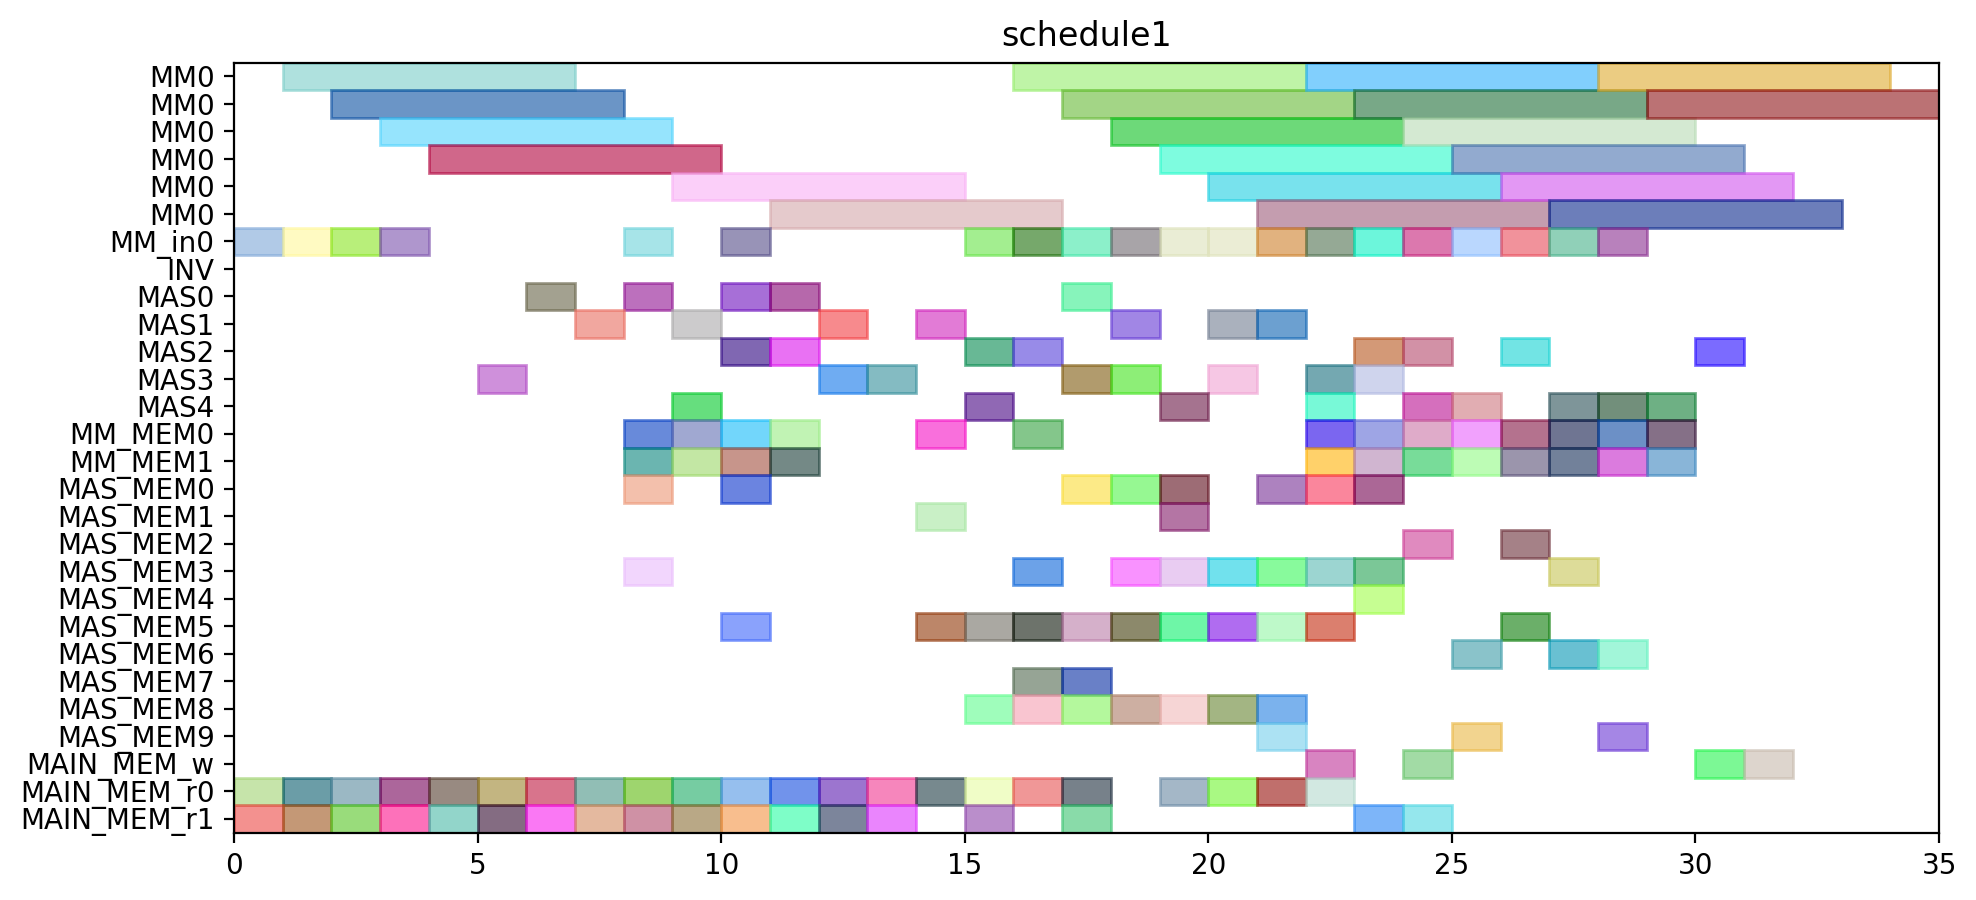

Write the Python code that produced this figure.
from pyschedule import Scenario, solvers, plotters, alt


def solve():
	horizon = 105
	S = Scenario("schedule1", horizon=horizon)

	# resource
	MM = S.Resources('MM', num=1, size=6)
	MM_in = S.Resources('MM_in', num=1)
	INV = S.Resource('INV')
	MAS = S.Resources('MAS', num=5, size=1, periods=range(1, horizon))
	MM_MEM = S.Resources('MM_MEM', num=2)
	MAS_MEM = S.Resources('MAS_MEM', num=10)
	MAIN_MEM_w = S.Resource('MAIN_MEM_w', size=1)
	MAIN_MEM_r = S.Resources('MAIN_MEM_r', num=2)

	# result of previous scheduling
	t0_t1_in = S.Task('t0_t1_in', length=1, delay_cost=1)
	S += t0_t1_in >= 0
	t0_t1_in += MM_in[0]

	t0_t1_mem0 = S.Task('t0_t1_mem0', length=1, delay_cost=1)
	S += t0_t1_mem0 >= 0
	t0_t1_mem0 += MAIN_MEM_r[0]

	t0_t1_mem1 = S.Task('t0_t1_mem1', length=1, delay_cost=1)
	S += t0_t1_mem1 >= 0
	t0_t1_mem1 += MAIN_MEM_r[1]

	t0_t1 = S.Task('t0_t1', length=6, delay_cost=1)
	S += t0_t1 >= 1
	t0_t1 += MM[0]

	t2_t1_in = S.Task('t2_t1_in', length=1, delay_cost=1)
	S += t2_t1_in >= 1
	t2_t1_in += MM_in[0]

	t2_t1_mem0 = S.Task('t2_t1_mem0', length=1, delay_cost=1)
	S += t2_t1_mem0 >= 1
	t2_t1_mem0 += MAIN_MEM_r[0]

	t2_t1_mem1 = S.Task('t2_t1_mem1', length=1, delay_cost=1)
	S += t2_t1_mem1 >= 1
	t2_t1_mem1 += MAIN_MEM_r[1]

	t0_t0_in = S.Task('t0_t0_in', length=1, delay_cost=1)
	S += t0_t0_in >= 2
	t0_t0_in += MM_in[0]

	t0_t0_mem0 = S.Task('t0_t0_mem0', length=1, delay_cost=1)
	S += t0_t0_mem0 >= 2
	t0_t0_mem0 += MAIN_MEM_r[0]

	t0_t0_mem1 = S.Task('t0_t0_mem1', length=1, delay_cost=1)
	S += t0_t0_mem1 >= 2
	t0_t0_mem1 += MAIN_MEM_r[1]

	t2_t1 = S.Task('t2_t1', length=6, delay_cost=1)
	S += t2_t1 >= 2
	t2_t1 += MM[0]

	t0_t0 = S.Task('t0_t0', length=6, delay_cost=1)
	S += t0_t0 >= 3
	t0_t0 += MM[0]

	t2_t0_in = S.Task('t2_t0_in', length=1, delay_cost=1)
	S += t2_t0_in >= 3
	t2_t0_in += MM_in[0]

	t2_t0_mem0 = S.Task('t2_t0_mem0', length=1, delay_cost=1)
	S += t2_t0_mem0 >= 3
	t2_t0_mem0 += MAIN_MEM_r[0]

	t2_t0_mem1 = S.Task('t2_t0_mem1', length=1, delay_cost=1)
	S += t2_t0_mem1 >= 3
	t2_t0_mem1 += MAIN_MEM_r[1]

	t17_t2_mem0 = S.Task('t17_t2_mem0', length=1, delay_cost=1)
	S += t17_t2_mem0 >= 4
	t17_t2_mem0 += MAIN_MEM_r[0]

	t17_t2_mem1 = S.Task('t17_t2_mem1', length=1, delay_cost=1)
	S += t17_t2_mem1 >= 4
	t17_t2_mem1 += MAIN_MEM_r[1]

	t2_t0 = S.Task('t2_t0', length=6, delay_cost=1)
	S += t2_t0 >= 4
	t2_t0 += MM[0]

	t0_t2_mem0 = S.Task('t0_t2_mem0', length=1, delay_cost=1)
	S += t0_t2_mem0 >= 5
	t0_t2_mem0 += MAIN_MEM_r[0]

	t0_t2_mem1 = S.Task('t0_t2_mem1', length=1, delay_cost=1)
	S += t0_t2_mem1 >= 5
	t0_t2_mem1 += MAIN_MEM_r[1]

	t17_t2 = S.Task('t17_t2', length=1, delay_cost=1)
	S += t17_t2 >= 5
	t17_t2 += MAS[3]

	t0_t2 = S.Task('t0_t2', length=1, delay_cost=1)
	S += t0_t2 >= 6
	t0_t2 += MAS[0]

	t2_t3_mem0 = S.Task('t2_t3_mem0', length=1, delay_cost=1)
	S += t2_t3_mem0 >= 6
	t2_t3_mem0 += MAIN_MEM_r[0]

	t2_t3_mem1 = S.Task('t2_t3_mem1', length=1, delay_cost=1)
	S += t2_t3_mem1 >= 6
	t2_t3_mem1 += MAIN_MEM_r[1]

	t2_t2_mem0 = S.Task('t2_t2_mem0', length=1, delay_cost=1)
	S += t2_t2_mem0 >= 7
	t2_t2_mem0 += MAIN_MEM_r[0]

	t2_t2_mem1 = S.Task('t2_t2_mem1', length=1, delay_cost=1)
	S += t2_t2_mem1 >= 7
	t2_t2_mem1 += MAIN_MEM_r[1]

	t2_t3 = S.Task('t2_t3', length=1, delay_cost=1)
	S += t2_t3 >= 7
	t2_t3 += MAS[1]

	new_TZ_t2_mem0 = S.Task('new_TZ_t2_mem0', length=1, delay_cost=1)
	S += new_TZ_t2_mem0 >= 8
	new_TZ_t2_mem0 += MAIN_MEM_r[0]

	new_TZ_t2_mem1 = S.Task('new_TZ_t2_mem1', length=1, delay_cost=1)
	S += new_TZ_t2_mem1 >= 8
	new_TZ_t2_mem1 += MAIN_MEM_r[1]

	t2_t2 = S.Task('t2_t2', length=1, delay_cost=1)
	S += t2_t2 >= 8
	t2_t2 += MAS[0]

	new_TZ_t2 = S.Task('new_TZ_t2', length=1, delay_cost=1)
	S += new_TZ_t2 >= 9
	new_TZ_t2 += MAS[4]

	t0_t3_mem0 = S.Task('t0_t3_mem0', length=1, delay_cost=1)
	S += t0_t3_mem0 >= 9
	t0_t3_mem0 += MAIN_MEM_r[0]

	t0_t3_mem1 = S.Task('t0_t3_mem1', length=1, delay_cost=1)
	S += t0_t3_mem1 >= 9
	t0_t3_mem1 += MAIN_MEM_r[1]

	t0_t3 = S.Task('t0_t3', length=1, delay_cost=1)
	S += t0_t3 >= 10
	t0_t3 += MAS[2]

	t14_t2_mem0 = S.Task('t14_t2_mem0', length=1, delay_cost=1)
	S += t14_t2_mem0 >= 10
	t14_t2_mem0 += MAIN_MEM_r[0]

	t14_t2_mem1 = S.Task('t14_t2_mem1', length=1, delay_cost=1)
	S += t14_t2_mem1 >= 10
	t14_t2_mem1 += MAIN_MEM_r[1]

	t14_t2 = S.Task('t14_t2', length=1, delay_cost=1)
	S += t14_t2 >= 11
	t14_t2 += MAS[0]

	t9_t2_mem0 = S.Task('t9_t2_mem0', length=1, delay_cost=1)
	S += t9_t2_mem0 >= 11
	t9_t2_mem0 += MAIN_MEM_r[0]

	t9_t2_mem1 = S.Task('t9_t2_mem1', length=1, delay_cost=1)
	S += t9_t2_mem1 >= 11
	t9_t2_mem1 += MAIN_MEM_r[1]

	t16_t2_mem0 = S.Task('t16_t2_mem0', length=1, delay_cost=1)
	S += t16_t2_mem0 >= 12
	t16_t2_mem0 += MAIN_MEM_r[0]

	t16_t2_mem1 = S.Task('t16_t2_mem1', length=1, delay_cost=1)
	S += t16_t2_mem1 >= 12
	t16_t2_mem1 += MAIN_MEM_r[1]

	t9_t2 = S.Task('t9_t2', length=1, delay_cost=1)
	S += t9_t2 >= 12
	t9_t2 += MAS[1]

	t16_t2 = S.Task('t16_t2', length=1, delay_cost=1)
	S += t16_t2 >= 13
	t16_t2 += MAS[3]

	t7_t2_mem0 = S.Task('t7_t2_mem0', length=1, delay_cost=1)
	S += t7_t2_mem0 >= 13
	t7_t2_mem0 += MAIN_MEM_r[0]

	t7_t2_mem1 = S.Task('t7_t2_mem1', length=1, delay_cost=1)
	S += t7_t2_mem1 >= 13
	t7_t2_mem1 += MAIN_MEM_r[1]

	t7_t2 = S.Task('t7_t2', length=1, delay_cost=1)
	S += t7_t2 >= 14
	t7_t2 += MAS[1]


	# new tasks
	t0_t4_in = S.Task('t0_t4_in', length=1, delay_cost=1)
	t0_t4_in += alt(MM_in)
	t0_t4 = S.Task('t0_t4', length=6, delay_cost=1)
	t0_t4 += alt(MM)
	S += t0_t4>=t0_t4_in

	t0_t4_mem0 = S.Task('t0_t4_mem0', length=1, delay_cost=1)
	t0_t4_mem0 += MAS_MEM[0]
	S += 6 < t0_t4_mem0
	S += t0_t4_mem0 <= t0_t4

	t0_t4_mem1 = S.Task('t0_t4_mem1', length=1, delay_cost=1)
	t0_t4_mem1 += MAS_MEM[5]
	S += 10 < t0_t4_mem1
	S += t0_t4_mem1 <= t0_t4

	t00 = S.Task('t00', length=1, delay_cost=1)
	t00 += alt(MAS)

	t00_mem0 = S.Task('t00_mem0', length=1, delay_cost=1)
	t00_mem0 += MM_MEM[0]
	S += 8 < t00_mem0
	S += t00_mem0 <= t00

	t00_mem1 = S.Task('t00_mem1', length=1, delay_cost=1)
	t00_mem1 += MM_MEM[1]
	S += 6 < t00_mem1
	S += t00_mem1 <= t00

	t0_t5 = S.Task('t0_t5', length=1, delay_cost=1)
	t0_t5 += alt(MAS)

	t0_t5_mem0 = S.Task('t0_t5_mem0', length=1, delay_cost=1)
	t0_t5_mem0 += MM_MEM[0]
	S += 8 < t0_t5_mem0
	S += t0_t5_mem0 <= t0_t5

	t0_t5_mem1 = S.Task('t0_t5_mem1', length=1, delay_cost=1)
	t0_t5_mem1 += MM_MEM[1]
	S += 6 < t0_t5_mem1
	S += t0_t5_mem1 <= t0_t5

	t2_t4_in = S.Task('t2_t4_in', length=1, delay_cost=1)
	t2_t4_in += alt(MM_in)
	t2_t4 = S.Task('t2_t4', length=6, delay_cost=1)
	t2_t4 += alt(MM)
	S += t2_t4>=t2_t4_in

	t2_t4_mem0 = S.Task('t2_t4_mem0', length=1, delay_cost=1)
	t2_t4_mem0 += MAS_MEM[0]
	S += 8 < t2_t4_mem0
	S += t2_t4_mem0 <= t2_t4

	t2_t4_mem1 = S.Task('t2_t4_mem1', length=1, delay_cost=1)
	t2_t4_mem1 += MAS_MEM[3]
	S += 7 < t2_t4_mem1
	S += t2_t4_mem1 <= t2_t4

	t20 = S.Task('t20', length=1, delay_cost=1)
	t20 += alt(MAS)

	t20_mem0 = S.Task('t20_mem0', length=1, delay_cost=1)
	t20_mem0 += MM_MEM[0]
	S += 9 < t20_mem0
	S += t20_mem0 <= t20

	t20_mem1 = S.Task('t20_mem1', length=1, delay_cost=1)
	t20_mem1 += MM_MEM[1]
	S += 7 < t20_mem1
	S += t20_mem1 <= t20

	t2_t5 = S.Task('t2_t5', length=1, delay_cost=1)
	t2_t5 += alt(MAS)

	t2_t5_mem0 = S.Task('t2_t5_mem0', length=1, delay_cost=1)
	t2_t5_mem0 += MM_MEM[0]
	S += 9 < t2_t5_mem0
	S += t2_t5_mem0 <= t2_t5

	t2_t5_mem1 = S.Task('t2_t5_mem1', length=1, delay_cost=1)
	t2_t5_mem1 += MM_MEM[1]
	S += 7 < t2_t5_mem1
	S += t2_t5_mem1 <= t2_t5

	t01 = S.Task('t01', length=1, delay_cost=1)
	t01 += alt(MAS)

	t01_mem0 = S.Task('t01_mem0', length=1, delay_cost=1)
	t01_mem0 += alt(MM_MEM)
	S += (t0_t4*MM[0])-1 < t01_mem0*MM_MEM[0]
	S += t01_mem0 <= t01

	t01_mem1 = S.Task('t01_mem1', length=1, delay_cost=1)
	t01_mem1 += alt(MAS_MEM)
	S += (t0_t5*MAS[0])-1 < t01_mem1*MAS_MEM[1]
	S += (t0_t5*MAS[1])-1 < t01_mem1*MAS_MEM[3]
	S += (t0_t5*MAS[2])-1 < t01_mem1*MAS_MEM[5]
	S += (t0_t5*MAS[3])-1 < t01_mem1*MAS_MEM[7]
	S += (t0_t5*MAS[4])-1 < t01_mem1*MAS_MEM[9]
	S += t01_mem1 <= t01

	t10 = S.Task('t10', length=1, delay_cost=1)
	t10 += alt(MAS)

	t10_mem0 = S.Task('t10_mem0', length=1, delay_cost=1)
	t10_mem0 += MAIN_MEM_r[0]
	S += t10_mem0 <= t10

	t10_mem1 = S.Task('t10_mem1', length=1, delay_cost=1)
	t10_mem1 += alt(MAS_MEM)
	S += (t00*MAS[0])-1 < t10_mem1*MAS_MEM[1]
	S += (t00*MAS[1])-1 < t10_mem1*MAS_MEM[3]
	S += (t00*MAS[2])-1 < t10_mem1*MAS_MEM[5]
	S += (t00*MAS[3])-1 < t10_mem1*MAS_MEM[7]
	S += (t00*MAS[4])-1 < t10_mem1*MAS_MEM[9]
	S += t10_mem1 <= t10

	t21 = S.Task('t21', length=1, delay_cost=1)
	t21 += alt(MAS)

	t21_mem0 = S.Task('t21_mem0', length=1, delay_cost=1)
	t21_mem0 += alt(MM_MEM)
	S += (t2_t4*MM[0])-1 < t21_mem0*MM_MEM[0]
	S += t21_mem0 <= t21

	t21_mem1 = S.Task('t21_mem1', length=1, delay_cost=1)
	t21_mem1 += alt(MAS_MEM)
	S += (t2_t5*MAS[0])-1 < t21_mem1*MAS_MEM[1]
	S += (t2_t5*MAS[1])-1 < t21_mem1*MAS_MEM[3]
	S += (t2_t5*MAS[2])-1 < t21_mem1*MAS_MEM[5]
	S += (t2_t5*MAS[3])-1 < t21_mem1*MAS_MEM[7]
	S += (t2_t5*MAS[4])-1 < t21_mem1*MAS_MEM[9]
	S += t21_mem1 <= t21

	t30 = S.Task('t30', length=1, delay_cost=1)
	t30 += alt(MAS)

	t30_mem0 = S.Task('t30_mem0', length=1, delay_cost=1)
	t30_mem0 += MAIN_MEM_r[0]
	S += t30_mem0 <= t30

	t30_mem1 = S.Task('t30_mem1', length=1, delay_cost=1)
	t30_mem1 += alt(MAS_MEM)
	S += (t20*MAS[0])-1 < t30_mem1*MAS_MEM[1]
	S += (t20*MAS[1])-1 < t30_mem1*MAS_MEM[3]
	S += (t20*MAS[2])-1 < t30_mem1*MAS_MEM[5]
	S += (t20*MAS[3])-1 < t30_mem1*MAS_MEM[7]
	S += (t20*MAS[4])-1 < t30_mem1*MAS_MEM[9]
	S += t30_mem1 <= t30

	t11 = S.Task('t11', length=1, delay_cost=1)
	t11 += alt(MAS)

	t11_mem0 = S.Task('t11_mem0', length=1, delay_cost=1)
	t11_mem0 += MAIN_MEM_r[0]
	S += t11_mem0 <= t11

	t11_mem1 = S.Task('t11_mem1', length=1, delay_cost=1)
	t11_mem1 += alt(MAS_MEM)
	S += (t01*MAS[0])-1 < t11_mem1*MAS_MEM[1]
	S += (t01*MAS[1])-1 < t11_mem1*MAS_MEM[3]
	S += (t01*MAS[2])-1 < t11_mem1*MAS_MEM[5]
	S += (t01*MAS[3])-1 < t11_mem1*MAS_MEM[7]
	S += (t01*MAS[4])-1 < t11_mem1*MAS_MEM[9]
	S += t11_mem1 <= t11

	t31 = S.Task('t31', length=1, delay_cost=1)
	t31 += alt(MAS)

	t31_mem0 = S.Task('t31_mem0', length=1, delay_cost=1)
	t31_mem0 += MAIN_MEM_r[0]
	S += t31_mem0 <= t31

	t31_mem1 = S.Task('t31_mem1', length=1, delay_cost=1)
	t31_mem1 += alt(MAS_MEM)
	S += (t21*MAS[0])-1 < t31_mem1*MAS_MEM[1]
	S += (t21*MAS[1])-1 < t31_mem1*MAS_MEM[3]
	S += (t21*MAS[2])-1 < t31_mem1*MAS_MEM[5]
	S += (t21*MAS[3])-1 < t31_mem1*MAS_MEM[7]
	S += (t21*MAS[4])-1 < t31_mem1*MAS_MEM[9]
	S += t31_mem1 <= t31

	c010_in = S.Task('c010_in', length=1, delay_cost=1)
	c010_in += alt(MM_in)
	c010 = S.Task('c010', length=6, delay_cost=1)
	c010 += alt(MM)
	S += c010>=c010_in

	S += 0<c010

	c010_mem0 = S.Task('c010_mem0', length=1, delay_cost=1)
	c010_mem0 += alt(MAS_MEM)
	S += (t30*MAS[0])-1 < c010_mem0*MAS_MEM[0]
	S += (t30*MAS[1])-1 < c010_mem0*MAS_MEM[2]
	S += (t30*MAS[2])-1 < c010_mem0*MAS_MEM[4]
	S += (t30*MAS[3])-1 < c010_mem0*MAS_MEM[6]
	S += (t30*MAS[4])-1 < c010_mem0*MAS_MEM[8]
	S += c010_mem0 <= c010

	c010_mem1 = S.Task('c010_mem1', length=1, delay_cost=1)
	c010_mem1 += MAIN_MEM_r[1]
	S += c010_mem1 <= c010

	c010_w = S.Task('c010_w', length=1, delay_cost=1)
	c010_w += alt(MAIN_MEM_w)
	S += c010 <= c010_w

	c200_in = S.Task('c200_in', length=1, delay_cost=1)
	c200_in += alt(MM_in)
	c200 = S.Task('c200', length=6, delay_cost=1)
	c200 += alt(MM)
	S += c200>=c200_in

	S += 0<c200

	c200_mem0 = S.Task('c200_mem0', length=1, delay_cost=1)
	c200_mem0 += alt(MAS_MEM)
	S += (t10*MAS[0])-1 < c200_mem0*MAS_MEM[0]
	S += (t10*MAS[1])-1 < c200_mem0*MAS_MEM[2]
	S += (t10*MAS[2])-1 < c200_mem0*MAS_MEM[4]
	S += (t10*MAS[3])-1 < c200_mem0*MAS_MEM[6]
	S += (t10*MAS[4])-1 < c200_mem0*MAS_MEM[8]
	S += c200_mem0 <= c200

	c200_mem1 = S.Task('c200_mem1', length=1, delay_cost=1)
	c200_mem1 += MAIN_MEM_r[1]
	S += c200_mem1 <= c200

	c200_w = S.Task('c200_w', length=1, delay_cost=1)
	c200_w += alt(MAIN_MEM_w)
	S += c200 <= c200_w

	t16_t0_in = S.Task('t16_t0_in', length=1, delay_cost=1)
	t16_t0_in += alt(MM_in)
	t16_t0 = S.Task('t16_t0', length=6, delay_cost=1)
	t16_t0 += alt(MM)
	S += t16_t0>=t16_t0_in

	t16_t0_mem0 = S.Task('t16_t0_mem0', length=1, delay_cost=1)
	t16_t0_mem0 += MAIN_MEM_r[0]
	S += t16_t0_mem0 <= t16_t0

	t16_t0_mem1 = S.Task('t16_t0_mem1', length=1, delay_cost=1)
	t16_t0_mem1 += alt(MAS_MEM)
	S += (t30*MAS[0])-1 < t16_t0_mem1*MAS_MEM[1]
	S += (t30*MAS[1])-1 < t16_t0_mem1*MAS_MEM[3]
	S += (t30*MAS[2])-1 < t16_t0_mem1*MAS_MEM[5]
	S += (t30*MAS[3])-1 < t16_t0_mem1*MAS_MEM[7]
	S += (t30*MAS[4])-1 < t16_t0_mem1*MAS_MEM[9]
	S += t16_t0_mem1 <= t16_t0

	t17_t0_in = S.Task('t17_t0_in', length=1, delay_cost=1)
	t17_t0_in += alt(MM_in)
	t17_t0 = S.Task('t17_t0', length=6, delay_cost=1)
	t17_t0 += alt(MM)
	S += t17_t0>=t17_t0_in

	t17_t0_mem0 = S.Task('t17_t0_mem0', length=1, delay_cost=1)
	t17_t0_mem0 += MAIN_MEM_r[0]
	S += t17_t0_mem0 <= t17_t0

	t17_t0_mem1 = S.Task('t17_t0_mem1', length=1, delay_cost=1)
	t17_t0_mem1 += alt(MAS_MEM)
	S += (t10*MAS[0])-1 < t17_t0_mem1*MAS_MEM[1]
	S += (t10*MAS[1])-1 < t17_t0_mem1*MAS_MEM[3]
	S += (t10*MAS[2])-1 < t17_t0_mem1*MAS_MEM[5]
	S += (t10*MAS[3])-1 < t17_t0_mem1*MAS_MEM[7]
	S += (t10*MAS[4])-1 < t17_t0_mem1*MAS_MEM[9]
	S += t17_t0_mem1 <= t17_t0

	t4_t0 = S.Task('t4_t0', length=1, delay_cost=1)
	t4_t0 += alt(MAS)

	t4_t0_mem0 = S.Task('t4_t0_mem0', length=1, delay_cost=1)
	t4_t0_mem0 += alt(MAS_MEM)
	S += (t10*MAS[0])-1 < t4_t0_mem0*MAS_MEM[0]
	S += (t10*MAS[1])-1 < t4_t0_mem0*MAS_MEM[2]
	S += (t10*MAS[2])-1 < t4_t0_mem0*MAS_MEM[4]
	S += (t10*MAS[3])-1 < t4_t0_mem0*MAS_MEM[6]
	S += (t10*MAS[4])-1 < t4_t0_mem0*MAS_MEM[8]
	S += t4_t0_mem0 <= t4_t0

	t4_t0_mem1 = S.Task('t4_t0_mem1', length=1, delay_cost=1)
	t4_t0_mem1 += alt(MAS_MEM)
	S += (t11*MAS[0])-1 < t4_t0_mem1*MAS_MEM[1]
	S += (t11*MAS[1])-1 < t4_t0_mem1*MAS_MEM[3]
	S += (t11*MAS[2])-1 < t4_t0_mem1*MAS_MEM[5]
	S += (t11*MAS[3])-1 < t4_t0_mem1*MAS_MEM[7]
	S += (t11*MAS[4])-1 < t4_t0_mem1*MAS_MEM[9]
	S += t4_t0_mem1 <= t4_t0

	t4_t1 = S.Task('t4_t1', length=1, delay_cost=1)
	t4_t1 += alt(MAS)

	t4_t1_mem0 = S.Task('t4_t1_mem0', length=1, delay_cost=1)
	t4_t1_mem0 += alt(MAS_MEM)
	S += (t10*MAS[0])-1 < t4_t1_mem0*MAS_MEM[0]
	S += (t10*MAS[1])-1 < t4_t1_mem0*MAS_MEM[2]
	S += (t10*MAS[2])-1 < t4_t1_mem0*MAS_MEM[4]
	S += (t10*MAS[3])-1 < t4_t1_mem0*MAS_MEM[6]
	S += (t10*MAS[4])-1 < t4_t1_mem0*MAS_MEM[8]
	S += t4_t1_mem0 <= t4_t1

	t4_t1_mem1 = S.Task('t4_t1_mem1', length=1, delay_cost=1)
	t4_t1_mem1 += alt(MAS_MEM)
	S += (t11*MAS[0])-1 < t4_t1_mem1*MAS_MEM[1]
	S += (t11*MAS[1])-1 < t4_t1_mem1*MAS_MEM[3]
	S += (t11*MAS[2])-1 < t4_t1_mem1*MAS_MEM[5]
	S += (t11*MAS[3])-1 < t4_t1_mem1*MAS_MEM[7]
	S += (t11*MAS[4])-1 < t4_t1_mem1*MAS_MEM[9]
	S += t4_t1_mem1 <= t4_t1

	t4_t3_in = S.Task('t4_t3_in', length=1, delay_cost=1)
	t4_t3_in += alt(MM_in)
	t4_t3 = S.Task('t4_t3', length=6, delay_cost=1)
	t4_t3 += alt(MM)
	S += t4_t3>=t4_t3_in

	t4_t3_mem0 = S.Task('t4_t3_mem0', length=1, delay_cost=1)
	t4_t3_mem0 += alt(MAS_MEM)
	S += (t10*MAS[0])-1 < t4_t3_mem0*MAS_MEM[0]
	S += (t10*MAS[1])-1 < t4_t3_mem0*MAS_MEM[2]
	S += (t10*MAS[2])-1 < t4_t3_mem0*MAS_MEM[4]
	S += (t10*MAS[3])-1 < t4_t3_mem0*MAS_MEM[6]
	S += (t10*MAS[4])-1 < t4_t3_mem0*MAS_MEM[8]
	S += t4_t3_mem0 <= t4_t3

	t4_t3_mem1 = S.Task('t4_t3_mem1', length=1, delay_cost=1)
	t4_t3_mem1 += alt(MAS_MEM)
	S += (t11*MAS[0])-1 < t4_t3_mem1*MAS_MEM[1]
	S += (t11*MAS[1])-1 < t4_t3_mem1*MAS_MEM[3]
	S += (t11*MAS[2])-1 < t4_t3_mem1*MAS_MEM[5]
	S += (t11*MAS[3])-1 < t4_t3_mem1*MAS_MEM[7]
	S += (t11*MAS[4])-1 < t4_t3_mem1*MAS_MEM[9]
	S += t4_t3_mem1 <= t4_t3

	t5_t0 = S.Task('t5_t0', length=1, delay_cost=1)
	t5_t0 += alt(MAS)

	t5_t0_mem0 = S.Task('t5_t0_mem0', length=1, delay_cost=1)
	t5_t0_mem0 += alt(MAS_MEM)
	S += (t30*MAS[0])-1 < t5_t0_mem0*MAS_MEM[0]
	S += (t30*MAS[1])-1 < t5_t0_mem0*MAS_MEM[2]
	S += (t30*MAS[2])-1 < t5_t0_mem0*MAS_MEM[4]
	S += (t30*MAS[3])-1 < t5_t0_mem0*MAS_MEM[6]
	S += (t30*MAS[4])-1 < t5_t0_mem0*MAS_MEM[8]
	S += t5_t0_mem0 <= t5_t0

	t5_t0_mem1 = S.Task('t5_t0_mem1', length=1, delay_cost=1)
	t5_t0_mem1 += alt(MAS_MEM)
	S += (t31*MAS[0])-1 < t5_t0_mem1*MAS_MEM[1]
	S += (t31*MAS[1])-1 < t5_t0_mem1*MAS_MEM[3]
	S += (t31*MAS[2])-1 < t5_t0_mem1*MAS_MEM[5]
	S += (t31*MAS[3])-1 < t5_t0_mem1*MAS_MEM[7]
	S += (t31*MAS[4])-1 < t5_t0_mem1*MAS_MEM[9]
	S += t5_t0_mem1 <= t5_t0

	t5_t1 = S.Task('t5_t1', length=1, delay_cost=1)
	t5_t1 += alt(MAS)

	t5_t1_mem0 = S.Task('t5_t1_mem0', length=1, delay_cost=1)
	t5_t1_mem0 += alt(MAS_MEM)
	S += (t30*MAS[0])-1 < t5_t1_mem0*MAS_MEM[0]
	S += (t30*MAS[1])-1 < t5_t1_mem0*MAS_MEM[2]
	S += (t30*MAS[2])-1 < t5_t1_mem0*MAS_MEM[4]
	S += (t30*MAS[3])-1 < t5_t1_mem0*MAS_MEM[6]
	S += (t30*MAS[4])-1 < t5_t1_mem0*MAS_MEM[8]
	S += t5_t1_mem0 <= t5_t1

	t5_t1_mem1 = S.Task('t5_t1_mem1', length=1, delay_cost=1)
	t5_t1_mem1 += alt(MAS_MEM)
	S += (t31*MAS[0])-1 < t5_t1_mem1*MAS_MEM[1]
	S += (t31*MAS[1])-1 < t5_t1_mem1*MAS_MEM[3]
	S += (t31*MAS[2])-1 < t5_t1_mem1*MAS_MEM[5]
	S += (t31*MAS[3])-1 < t5_t1_mem1*MAS_MEM[7]
	S += (t31*MAS[4])-1 < t5_t1_mem1*MAS_MEM[9]
	S += t5_t1_mem1 <= t5_t1

	t5_t3_in = S.Task('t5_t3_in', length=1, delay_cost=1)
	t5_t3_in += alt(MM_in)
	t5_t3 = S.Task('t5_t3', length=6, delay_cost=1)
	t5_t3 += alt(MM)
	S += t5_t3>=t5_t3_in

	t5_t3_mem0 = S.Task('t5_t3_mem0', length=1, delay_cost=1)
	t5_t3_mem0 += alt(MAS_MEM)
	S += (t30*MAS[0])-1 < t5_t3_mem0*MAS_MEM[0]
	S += (t30*MAS[1])-1 < t5_t3_mem0*MAS_MEM[2]
	S += (t30*MAS[2])-1 < t5_t3_mem0*MAS_MEM[4]
	S += (t30*MAS[3])-1 < t5_t3_mem0*MAS_MEM[6]
	S += (t30*MAS[4])-1 < t5_t3_mem0*MAS_MEM[8]
	S += t5_t3_mem0 <= t5_t3

	t5_t3_mem1 = S.Task('t5_t3_mem1', length=1, delay_cost=1)
	t5_t3_mem1 += alt(MAS_MEM)
	S += (t31*MAS[0])-1 < t5_t3_mem1*MAS_MEM[1]
	S += (t31*MAS[1])-1 < t5_t3_mem1*MAS_MEM[3]
	S += (t31*MAS[2])-1 < t5_t3_mem1*MAS_MEM[5]
	S += (t31*MAS[3])-1 < t5_t3_mem1*MAS_MEM[7]
	S += (t31*MAS[4])-1 < t5_t3_mem1*MAS_MEM[9]
	S += t5_t3_mem1 <= t5_t3

	t6_t2 = S.Task('t6_t2', length=1, delay_cost=1)
	t6_t2 += alt(MAS)

	t6_t2_mem0 = S.Task('t6_t2_mem0', length=1, delay_cost=1)
	t6_t2_mem0 += alt(MAS_MEM)
	S += (t30*MAS[0])-1 < t6_t2_mem0*MAS_MEM[0]
	S += (t30*MAS[1])-1 < t6_t2_mem0*MAS_MEM[2]
	S += (t30*MAS[2])-1 < t6_t2_mem0*MAS_MEM[4]
	S += (t30*MAS[3])-1 < t6_t2_mem0*MAS_MEM[6]
	S += (t30*MAS[4])-1 < t6_t2_mem0*MAS_MEM[8]
	S += t6_t2_mem0 <= t6_t2

	t6_t2_mem1 = S.Task('t6_t2_mem1', length=1, delay_cost=1)
	t6_t2_mem1 += alt(MAS_MEM)
	S += (t31*MAS[0])-1 < t6_t2_mem1*MAS_MEM[1]
	S += (t31*MAS[1])-1 < t6_t2_mem1*MAS_MEM[3]
	S += (t31*MAS[2])-1 < t6_t2_mem1*MAS_MEM[5]
	S += (t31*MAS[3])-1 < t6_t2_mem1*MAS_MEM[7]
	S += (t31*MAS[4])-1 < t6_t2_mem1*MAS_MEM[9]
	S += t6_t2_mem1 <= t6_t2

	new_TX_t2 = S.Task('new_TX_t2', length=1, delay_cost=1)
	new_TX_t2 += alt(MAS)

	new_TX_t2_mem0 = S.Task('new_TX_t2_mem0', length=1, delay_cost=1)
	new_TX_t2_mem0 += alt(MAS_MEM)
	S += (t30*MAS[0])-1 < new_TX_t2_mem0*MAS_MEM[0]
	S += (t30*MAS[1])-1 < new_TX_t2_mem0*MAS_MEM[2]
	S += (t30*MAS[2])-1 < new_TX_t2_mem0*MAS_MEM[4]
	S += (t30*MAS[3])-1 < new_TX_t2_mem0*MAS_MEM[6]
	S += (t30*MAS[4])-1 < new_TX_t2_mem0*MAS_MEM[8]
	S += new_TX_t2_mem0 <= new_TX_t2

	new_TX_t2_mem1 = S.Task('new_TX_t2_mem1', length=1, delay_cost=1)
	new_TX_t2_mem1 += alt(MAS_MEM)
	S += (t31*MAS[0])-1 < new_TX_t2_mem1*MAS_MEM[1]
	S += (t31*MAS[1])-1 < new_TX_t2_mem1*MAS_MEM[3]
	S += (t31*MAS[2])-1 < new_TX_t2_mem1*MAS_MEM[5]
	S += (t31*MAS[3])-1 < new_TX_t2_mem1*MAS_MEM[7]
	S += (t31*MAS[4])-1 < new_TX_t2_mem1*MAS_MEM[9]
	S += new_TX_t2_mem1 <= new_TX_t2

	t13_t2 = S.Task('t13_t2', length=1, delay_cost=1)
	t13_t2 += alt(MAS)

	t13_t2_mem0 = S.Task('t13_t2_mem0', length=1, delay_cost=1)
	t13_t2_mem0 += alt(MAS_MEM)
	S += (t10*MAS[0])-1 < t13_t2_mem0*MAS_MEM[0]
	S += (t10*MAS[1])-1 < t13_t2_mem0*MAS_MEM[2]
	S += (t10*MAS[2])-1 < t13_t2_mem0*MAS_MEM[4]
	S += (t10*MAS[3])-1 < t13_t2_mem0*MAS_MEM[6]
	S += (t10*MAS[4])-1 < t13_t2_mem0*MAS_MEM[8]
	S += t13_t2_mem0 <= t13_t2

	t13_t2_mem1 = S.Task('t13_t2_mem1', length=1, delay_cost=1)
	t13_t2_mem1 += alt(MAS_MEM)
	S += (t11*MAS[0])-1 < t13_t2_mem1*MAS_MEM[1]
	S += (t11*MAS[1])-1 < t13_t2_mem1*MAS_MEM[3]
	S += (t11*MAS[2])-1 < t13_t2_mem1*MAS_MEM[5]
	S += (t11*MAS[3])-1 < t13_t2_mem1*MAS_MEM[7]
	S += (t11*MAS[4])-1 < t13_t2_mem1*MAS_MEM[9]
	S += t13_t2_mem1 <= t13_t2

	c011_in = S.Task('c011_in', length=1, delay_cost=1)
	c011_in += alt(MM_in)
	c011 = S.Task('c011', length=6, delay_cost=1)
	c011 += alt(MM)
	S += c011>=c011_in

	S += 0<c011

	c011_mem0 = S.Task('c011_mem0', length=1, delay_cost=1)
	c011_mem0 += alt(MAS_MEM)
	S += (t31*MAS[0])-1 < c011_mem0*MAS_MEM[0]
	S += (t31*MAS[1])-1 < c011_mem0*MAS_MEM[2]
	S += (t31*MAS[2])-1 < c011_mem0*MAS_MEM[4]
	S += (t31*MAS[3])-1 < c011_mem0*MAS_MEM[6]
	S += (t31*MAS[4])-1 < c011_mem0*MAS_MEM[8]
	S += c011_mem0 <= c011

	c011_mem1 = S.Task('c011_mem1', length=1, delay_cost=1)
	c011_mem1 += MAIN_MEM_r[1]
	S += c011_mem1 <= c011

	c011_w = S.Task('c011_w', length=1, delay_cost=1)
	c011_w += alt(MAIN_MEM_w)
	S += c011 <= c011_w

	c201_in = S.Task('c201_in', length=1, delay_cost=1)
	c201_in += alt(MM_in)
	c201 = S.Task('c201', length=6, delay_cost=1)
	c201 += alt(MM)
	S += c201>=c201_in

	S += 0<c201

	c201_mem0 = S.Task('c201_mem0', length=1, delay_cost=1)
	c201_mem0 += alt(MAS_MEM)
	S += (t11*MAS[0])-1 < c201_mem0*MAS_MEM[0]
	S += (t11*MAS[1])-1 < c201_mem0*MAS_MEM[2]
	S += (t11*MAS[2])-1 < c201_mem0*MAS_MEM[4]
	S += (t11*MAS[3])-1 < c201_mem0*MAS_MEM[6]
	S += (t11*MAS[4])-1 < c201_mem0*MAS_MEM[8]
	S += c201_mem0 <= c201

	c201_mem1 = S.Task('c201_mem1', length=1, delay_cost=1)
	c201_mem1 += MAIN_MEM_r[1]
	S += c201_mem1 <= c201

	c201_w = S.Task('c201_w', length=1, delay_cost=1)
	c201_w += alt(MAIN_MEM_w)
	S += c201 <= c201_w

	t16_t1_in = S.Task('t16_t1_in', length=1, delay_cost=1)
	t16_t1_in += alt(MM_in)
	t16_t1 = S.Task('t16_t1', length=6, delay_cost=1)
	t16_t1 += alt(MM)
	S += t16_t1>=t16_t1_in

	t16_t1_mem0 = S.Task('t16_t1_mem0', length=1, delay_cost=1)
	t16_t1_mem0 += MAIN_MEM_r[0]
	S += t16_t1_mem0 <= t16_t1

	t16_t1_mem1 = S.Task('t16_t1_mem1', length=1, delay_cost=1)
	t16_t1_mem1 += alt(MAS_MEM)
	S += (t31*MAS[0])-1 < t16_t1_mem1*MAS_MEM[1]
	S += (t31*MAS[1])-1 < t16_t1_mem1*MAS_MEM[3]
	S += (t31*MAS[2])-1 < t16_t1_mem1*MAS_MEM[5]
	S += (t31*MAS[3])-1 < t16_t1_mem1*MAS_MEM[7]
	S += (t31*MAS[4])-1 < t16_t1_mem1*MAS_MEM[9]
	S += t16_t1_mem1 <= t16_t1

	t16_t3 = S.Task('t16_t3', length=1, delay_cost=1)
	t16_t3 += alt(MAS)

	t16_t3_mem0 = S.Task('t16_t3_mem0', length=1, delay_cost=1)
	t16_t3_mem0 += alt(MAS_MEM)
	S += (t30*MAS[0])-1 < t16_t3_mem0*MAS_MEM[0]
	S += (t30*MAS[1])-1 < t16_t3_mem0*MAS_MEM[2]
	S += (t30*MAS[2])-1 < t16_t3_mem0*MAS_MEM[4]
	S += (t30*MAS[3])-1 < t16_t3_mem0*MAS_MEM[6]
	S += (t30*MAS[4])-1 < t16_t3_mem0*MAS_MEM[8]
	S += t16_t3_mem0 <= t16_t3

	t16_t3_mem1 = S.Task('t16_t3_mem1', length=1, delay_cost=1)
	t16_t3_mem1 += alt(MAS_MEM)
	S += (t31*MAS[0])-1 < t16_t3_mem1*MAS_MEM[1]
	S += (t31*MAS[1])-1 < t16_t3_mem1*MAS_MEM[3]
	S += (t31*MAS[2])-1 < t16_t3_mem1*MAS_MEM[5]
	S += (t31*MAS[3])-1 < t16_t3_mem1*MAS_MEM[7]
	S += (t31*MAS[4])-1 < t16_t3_mem1*MAS_MEM[9]
	S += t16_t3_mem1 <= t16_t3

	t17_t1_in = S.Task('t17_t1_in', length=1, delay_cost=1)
	t17_t1_in += alt(MM_in)
	t17_t1 = S.Task('t17_t1', length=6, delay_cost=1)
	t17_t1 += alt(MM)
	S += t17_t1>=t17_t1_in

	t17_t1_mem0 = S.Task('t17_t1_mem0', length=1, delay_cost=1)
	t17_t1_mem0 += MAIN_MEM_r[0]
	S += t17_t1_mem0 <= t17_t1

	t17_t1_mem1 = S.Task('t17_t1_mem1', length=1, delay_cost=1)
	t17_t1_mem1 += alt(MAS_MEM)
	S += (t11*MAS[0])-1 < t17_t1_mem1*MAS_MEM[1]
	S += (t11*MAS[1])-1 < t17_t1_mem1*MAS_MEM[3]
	S += (t11*MAS[2])-1 < t17_t1_mem1*MAS_MEM[5]
	S += (t11*MAS[3])-1 < t17_t1_mem1*MAS_MEM[7]
	S += (t11*MAS[4])-1 < t17_t1_mem1*MAS_MEM[9]
	S += t17_t1_mem1 <= t17_t1

	t17_t3 = S.Task('t17_t3', length=1, delay_cost=1)
	t17_t3 += alt(MAS)

	t17_t3_mem0 = S.Task('t17_t3_mem0', length=1, delay_cost=1)
	t17_t3_mem0 += alt(MAS_MEM)
	S += (t10*MAS[0])-1 < t17_t3_mem0*MAS_MEM[0]
	S += (t10*MAS[1])-1 < t17_t3_mem0*MAS_MEM[2]
	S += (t10*MAS[2])-1 < t17_t3_mem0*MAS_MEM[4]
	S += (t10*MAS[3])-1 < t17_t3_mem0*MAS_MEM[6]
	S += (t10*MAS[4])-1 < t17_t3_mem0*MAS_MEM[8]
	S += t17_t3_mem0 <= t17_t3

	t17_t3_mem1 = S.Task('t17_t3_mem1', length=1, delay_cost=1)
	t17_t3_mem1 += alt(MAS_MEM)
	S += (t11*MAS[0])-1 < t17_t3_mem1*MAS_MEM[1]
	S += (t11*MAS[1])-1 < t17_t3_mem1*MAS_MEM[3]
	S += (t11*MAS[2])-1 < t17_t3_mem1*MAS_MEM[5]
	S += (t11*MAS[3])-1 < t17_t3_mem1*MAS_MEM[7]
	S += (t11*MAS[4])-1 < t17_t3_mem1*MAS_MEM[9]
	S += t17_t3_mem1 <= t17_t3

	t4_t2_in = S.Task('t4_t2_in', length=1, delay_cost=1)
	t4_t2_in += alt(MM_in)
	t4_t2 = S.Task('t4_t2', length=6, delay_cost=1)
	t4_t2 += alt(MM)
	S += t4_t2>=t4_t2_in

	t4_t2_mem0 = S.Task('t4_t2_mem0', length=1, delay_cost=1)
	t4_t2_mem0 += alt(MAS_MEM)
	S += (t4_t0*MAS[0])-1 < t4_t2_mem0*MAS_MEM[0]
	S += (t4_t0*MAS[1])-1 < t4_t2_mem0*MAS_MEM[2]
	S += (t4_t0*MAS[2])-1 < t4_t2_mem0*MAS_MEM[4]
	S += (t4_t0*MAS[3])-1 < t4_t2_mem0*MAS_MEM[6]
	S += (t4_t0*MAS[4])-1 < t4_t2_mem0*MAS_MEM[8]
	S += t4_t2_mem0 <= t4_t2

	t4_t2_mem1 = S.Task('t4_t2_mem1', length=1, delay_cost=1)
	t4_t2_mem1 += alt(MAS_MEM)
	S += (t4_t1*MAS[0])-1 < t4_t2_mem1*MAS_MEM[1]
	S += (t4_t1*MAS[1])-1 < t4_t2_mem1*MAS_MEM[3]
	S += (t4_t1*MAS[2])-1 < t4_t2_mem1*MAS_MEM[5]
	S += (t4_t1*MAS[3])-1 < t4_t2_mem1*MAS_MEM[7]
	S += (t4_t1*MAS[4])-1 < t4_t2_mem1*MAS_MEM[9]
	S += t4_t2_mem1 <= t4_t2

	t4_t5 = S.Task('t4_t5', length=1, delay_cost=1)
	t4_t5 += alt(MAS)

	t4_t5_mem0 = S.Task('t4_t5_mem0', length=1, delay_cost=1)
	t4_t5_mem0 += alt(MM_MEM)
	S += (t4_t3*MM[0])-1 < t4_t5_mem0*MM_MEM[0]
	S += t4_t5_mem0 <= t4_t5

	t4_t5_mem1 = S.Task('t4_t5_mem1', length=1, delay_cost=1)
	t4_t5_mem1 += alt(MM_MEM)
	S += (t4_t3*MM[0])-1 < t4_t5_mem1*MM_MEM[1]
	S += t4_t5_mem1 <= t4_t5

	t41 = S.Task('t41', length=1, delay_cost=1)
	t41 += alt(MAS)

	t41_mem0 = S.Task('t41_mem0', length=1, delay_cost=1)
	t41_mem0 += alt(MM_MEM)
	S += (t4_t3*MM[0])-1 < t41_mem0*MM_MEM[0]
	S += t41_mem0 <= t41

	t41_mem1 = S.Task('t41_mem1', length=1, delay_cost=1)
	t41_mem1 += alt(MM_MEM)
	S += (t4_t3*MM[0])-1 < t41_mem1*MM_MEM[1]
	S += t41_mem1 <= t41

	t5_t2_in = S.Task('t5_t2_in', length=1, delay_cost=1)
	t5_t2_in += alt(MM_in)
	t5_t2 = S.Task('t5_t2', length=6, delay_cost=1)
	t5_t2 += alt(MM)
	S += t5_t2>=t5_t2_in

	t5_t2_mem0 = S.Task('t5_t2_mem0', length=1, delay_cost=1)
	t5_t2_mem0 += alt(MAS_MEM)
	S += (t5_t0*MAS[0])-1 < t5_t2_mem0*MAS_MEM[0]
	S += (t5_t0*MAS[1])-1 < t5_t2_mem0*MAS_MEM[2]
	S += (t5_t0*MAS[2])-1 < t5_t2_mem0*MAS_MEM[4]
	S += (t5_t0*MAS[3])-1 < t5_t2_mem0*MAS_MEM[6]
	S += (t5_t0*MAS[4])-1 < t5_t2_mem0*MAS_MEM[8]
	S += t5_t2_mem0 <= t5_t2

	t5_t2_mem1 = S.Task('t5_t2_mem1', length=1, delay_cost=1)
	t5_t2_mem1 += alt(MAS_MEM)
	S += (t5_t1*MAS[0])-1 < t5_t2_mem1*MAS_MEM[1]
	S += (t5_t1*MAS[1])-1 < t5_t2_mem1*MAS_MEM[3]
	S += (t5_t1*MAS[2])-1 < t5_t2_mem1*MAS_MEM[5]
	S += (t5_t1*MAS[3])-1 < t5_t2_mem1*MAS_MEM[7]
	S += (t5_t1*MAS[4])-1 < t5_t2_mem1*MAS_MEM[9]
	S += t5_t2_mem1 <= t5_t2

	t5_t5 = S.Task('t5_t5', length=1, delay_cost=1)
	t5_t5 += alt(MAS)

	t5_t5_mem0 = S.Task('t5_t5_mem0', length=1, delay_cost=1)
	t5_t5_mem0 += alt(MM_MEM)
	S += (t5_t3*MM[0])-1 < t5_t5_mem0*MM_MEM[0]
	S += t5_t5_mem0 <= t5_t5

	t5_t5_mem1 = S.Task('t5_t5_mem1', length=1, delay_cost=1)
	t5_t5_mem1 += alt(MM_MEM)
	S += (t5_t3*MM[0])-1 < t5_t5_mem1*MM_MEM[1]
	S += t5_t5_mem1 <= t5_t5

	t51 = S.Task('t51', length=1, delay_cost=1)
	t51 += alt(MAS)

	t51_mem0 = S.Task('t51_mem0', length=1, delay_cost=1)
	t51_mem0 += alt(MM_MEM)
	S += (t5_t3*MM[0])-1 < t51_mem0*MM_MEM[0]
	S += t51_mem0 <= t51

	t51_mem1 = S.Task('t51_mem1', length=1, delay_cost=1)
	t51_mem1 += alt(MM_MEM)
	S += (t5_t3*MM[0])-1 < t51_mem1*MM_MEM[1]
	S += t51_mem1 <= t51

	t16_t4_in = S.Task('t16_t4_in', length=1, delay_cost=1)
	t16_t4_in += alt(MM_in)
	t16_t4 = S.Task('t16_t4', length=6, delay_cost=1)
	t16_t4 += alt(MM)
	S += t16_t4>=t16_t4_in

	t16_t4_mem0 = S.Task('t16_t4_mem0', length=1, delay_cost=1)
	t16_t4_mem0 += MAS_MEM[6]
	S += 13 < t16_t4_mem0
	S += t16_t4_mem0 <= t16_t4

	t16_t4_mem1 = S.Task('t16_t4_mem1', length=1, delay_cost=1)
	t16_t4_mem1 += alt(MAS_MEM)
	S += (t16_t3*MAS[0])-1 < t16_t4_mem1*MAS_MEM[1]
	S += (t16_t3*MAS[1])-1 < t16_t4_mem1*MAS_MEM[3]
	S += (t16_t3*MAS[2])-1 < t16_t4_mem1*MAS_MEM[5]
	S += (t16_t3*MAS[3])-1 < t16_t4_mem1*MAS_MEM[7]
	S += (t16_t3*MAS[4])-1 < t16_t4_mem1*MAS_MEM[9]
	S += t16_t4_mem1 <= t16_t4

	t160 = S.Task('t160', length=1, delay_cost=1)
	t160 += alt(MAS)

	t160_mem0 = S.Task('t160_mem0', length=1, delay_cost=1)
	t160_mem0 += alt(MM_MEM)
	S += (t16_t0*MM[0])-1 < t160_mem0*MM_MEM[0]
	S += t160_mem0 <= t160

	t160_mem1 = S.Task('t160_mem1', length=1, delay_cost=1)
	t160_mem1 += alt(MM_MEM)
	S += (t16_t1*MM[0])-1 < t160_mem1*MM_MEM[1]
	S += t160_mem1 <= t160

	t16_t5 = S.Task('t16_t5', length=1, delay_cost=1)
	t16_t5 += alt(MAS)

	t16_t5_mem0 = S.Task('t16_t5_mem0', length=1, delay_cost=1)
	t16_t5_mem0 += alt(MM_MEM)
	S += (t16_t0*MM[0])-1 < t16_t5_mem0*MM_MEM[0]
	S += t16_t5_mem0 <= t16_t5

	t16_t5_mem1 = S.Task('t16_t5_mem1', length=1, delay_cost=1)
	t16_t5_mem1 += alt(MM_MEM)
	S += (t16_t1*MM[0])-1 < t16_t5_mem1*MM_MEM[1]
	S += t16_t5_mem1 <= t16_t5

	t17_t4_in = S.Task('t17_t4_in', length=1, delay_cost=1)
	t17_t4_in += alt(MM_in)
	t17_t4 = S.Task('t17_t4', length=6, delay_cost=1)
	t17_t4 += alt(MM)
	S += t17_t4>=t17_t4_in

	t17_t4_mem0 = S.Task('t17_t4_mem0', length=1, delay_cost=1)
	t17_t4_mem0 += MAS_MEM[6]
	S += 5 < t17_t4_mem0
	S += t17_t4_mem0 <= t17_t4

	t17_t4_mem1 = S.Task('t17_t4_mem1', length=1, delay_cost=1)
	t17_t4_mem1 += alt(MAS_MEM)
	S += (t17_t3*MAS[0])-1 < t17_t4_mem1*MAS_MEM[1]
	S += (t17_t3*MAS[1])-1 < t17_t4_mem1*MAS_MEM[3]
	S += (t17_t3*MAS[2])-1 < t17_t4_mem1*MAS_MEM[5]
	S += (t17_t3*MAS[3])-1 < t17_t4_mem1*MAS_MEM[7]
	S += (t17_t3*MAS[4])-1 < t17_t4_mem1*MAS_MEM[9]
	S += t17_t4_mem1 <= t17_t4

	t170 = S.Task('t170', length=1, delay_cost=1)
	t170 += alt(MAS)

	t170_mem0 = S.Task('t170_mem0', length=1, delay_cost=1)
	t170_mem0 += alt(MM_MEM)
	S += (t17_t0*MM[0])-1 < t170_mem0*MM_MEM[0]
	S += t170_mem0 <= t170

	t170_mem1 = S.Task('t170_mem1', length=1, delay_cost=1)
	t170_mem1 += alt(MM_MEM)
	S += (t17_t1*MM[0])-1 < t170_mem1*MM_MEM[1]
	S += t170_mem1 <= t170

	t17_t5 = S.Task('t17_t5', length=1, delay_cost=1)
	t17_t5 += alt(MAS)

	t17_t5_mem0 = S.Task('t17_t5_mem0', length=1, delay_cost=1)
	t17_t5_mem0 += alt(MM_MEM)
	S += (t17_t0*MM[0])-1 < t17_t5_mem0*MM_MEM[0]
	S += t17_t5_mem0 <= t17_t5

	t17_t5_mem1 = S.Task('t17_t5_mem1', length=1, delay_cost=1)
	t17_t5_mem1 += alt(MM_MEM)
	S += (t17_t1*MM[0])-1 < t17_t5_mem1*MM_MEM[1]
	S += t17_t5_mem1 <= t17_t5

	solvers.mip.solve(S,msg=1,kind='CPLEX',ratio_gap=1.01)

	solution = [['hoge']*len(S.solution()[1]) for i in range(len(S.solution()))]
	for i in range(len(S.solution())):
		for j in range(len(S.solution()[i])):
			solution[i][j]=str(S.solution()[i][j])
	print(solution)

	cycles = int(solution[-1][3])

	pic_file_name = "/home/mfukuda/ABE/python/multiRAM_multiMAS/scheduling_result/stage6MM1_stage1MAS5/PADD/schedule1.png"
	if(S.solution() != []):
		plotters.matplotlib.plot(S,img_filename=pic_file_name, show_task_labels=False, fig_size=(cycles*0.25+3, 5))

	return solution
